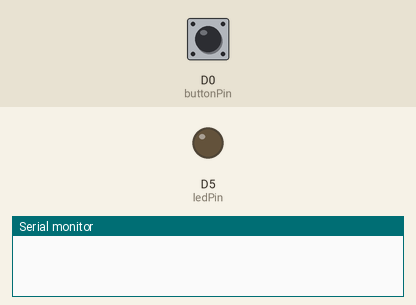
Simulated run of this sketch. Board: ESP8266 (NodeMCU). Shown: output pins drawn as LEDs (lit = HIGH), the last lines printed to the serial monitor. The test bench sets the inputs (shaded band); at power-on: D0 (buttonPin) HIGH.

Above: at 1.2 s.
1.3 s: D0 (buttonPin) pulled LOW for 0.15 s
At 1.6 s:
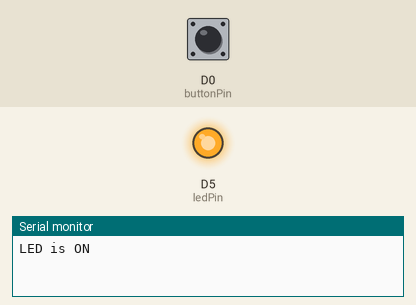
2.9 s: D0 (buttonPin) pulled LOW for 1 s
At 4.0 s:
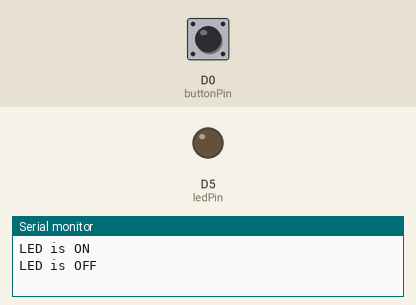
5.4 s: D0 (buttonPin) pulled LOW for 3.2 s
At 5.9 s:
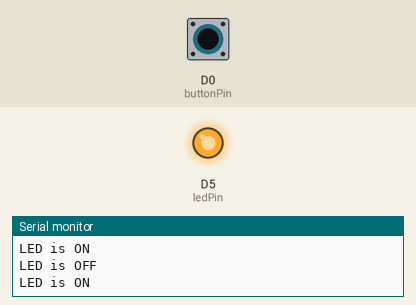
Timing chart, 0 to 8.4 s (numbered marks = the images above; inputs shaded):
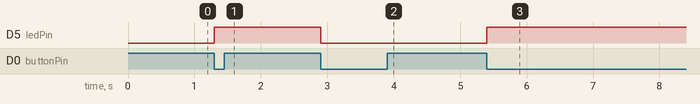

Measured:
- after the input at 1.3 s, D5 (ledPin): LOW → HIGH at once
- after the input at 2.9 s, D5 (ledPin): HIGH → LOW at once
- after the input at 5.4 s, D5 (ledPin): LOW → HIGH at once

The sketch:

on-off_from_button.ino
```cpp
// when i plss a button the Led goes to lighting  and i plss agin the Led goes to off

const int buttonPin = D0;  // Pin connected to the button
const int ledPin = D5;     // Pin connected to the LED

int buttonState = HIGH;    // Current state of the button
int lastButtonState = HIGH;  // Previous state of the button
bool ledState = LOW;       // Current state of the LED

void setup() {
  pinMode(ledPin, OUTPUT);      // Set the LED pin as output
  pinMode(buttonPin, INPUT_PULLUP);  // Set the button pin as input with internal pull-up resistor
}

void loop() {
  // Read the state of the button
  buttonState = digitalRead(buttonPin);

  // Check if the button is pressed and the state has changed since last check
  if (buttonState != lastButtonState && buttonState == LOW) {
    // Toggle the LED state
    ledState = !ledState;

    // Update the LED based on the new state
    digitalWrite(ledPin, ledState);

    // Print the state of the LED
    if (ledState == HIGH) {
      Serial.println("LED is ON");
    } else {
      Serial.println("LED is OFF");
    }
  }

  // Remember the current button state for the next iteration
  lastButtonState = buttonState;
}
```
